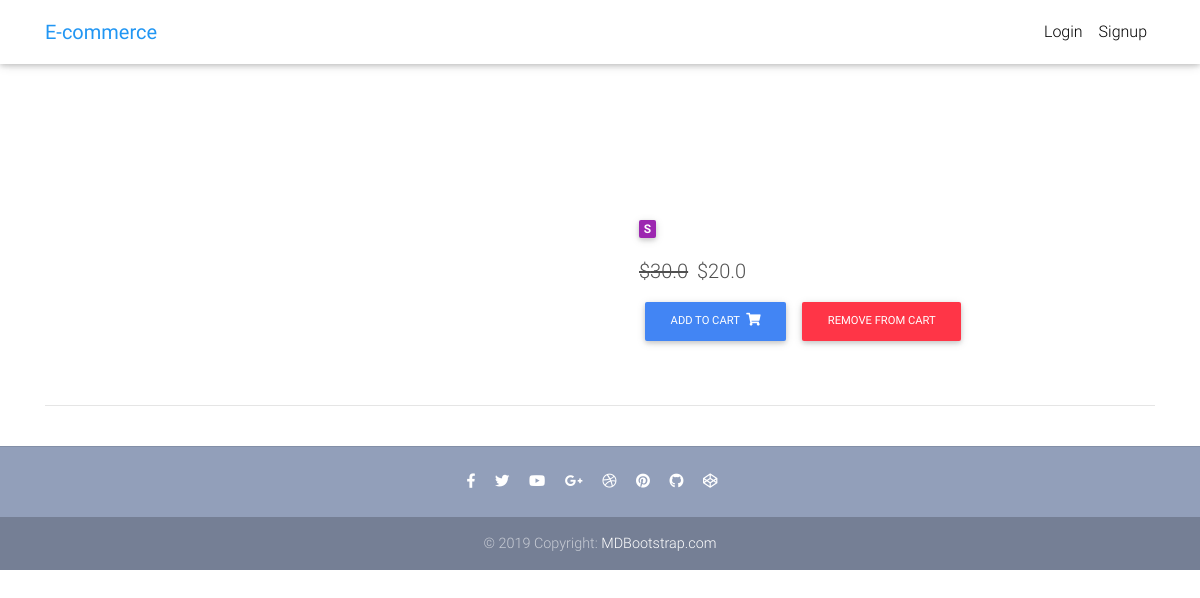
The page /product/shirt/ on the database its author committed.
### core/models.py (models this page shows, shortened)
class Item(models.Model):
    title = models.CharField(max_length=100)
    price = models.FloatField()
    discount_price = models.FloatField(blank=True, null=True)
    category = models.CharField(choices=CATEGORY_CHOICES, max_length=2)
    label = models.CharField(choices=LABEL_CHOICES, max_length=1)
    slug = models.SlugField()
    description = models.TextField()
    def get_add_to_cart_url(self):
        return reverse("core:add-to-cart", kwargs={
            'slug': self.slug
        })
    def get_remove_from_cart_url(self):
        return reverse("core:remove-from-cart", kwargs={
            'slug': self.slug
        })

### core/views.py (the view)
# urls.py: path('product/<slug>/', ItemDetailView.as_view(), name='product'),
class ItemDetailView(DetailView):
    model = Item
    template_name = "product.html"

### templates/product.html (shortened to what this page needs)
{% extends "base.html" %}
{% block content %}
  <main class="mt-5 pt-4">
    <div class="container dark-grey-text mt-5">
      <div class="row wow fadeIn">
        <div class="col-md-6 mb-4">
        </div>
        <div class="col-md-6 mb-4">
          <div class="p-4">
            <div class="mb-3">
              <a href="">
                <span class="badge purple mr-1">{{ object.get_category_display }}</span>
              </a>
            </div>
            <p class="lead">
              {% if object.discount_price %}
              <span class="mr-1">
                <del>${{ object.price }}</del>
              </span>
              <span>${{ object.discount_price }}</span>
              {% else %}
              <span>${{ object.price }}</span>
              {% endif %}
            </p>
            <a href="{{ object.get_add_to_cart_url }}" class="btn btn-primary btn-md my-0 p">
              Add to cart
              <i class="fas fa-shopping-cart ml-1"></i>
            </a>
            <a href="{{ object.get_remove_from_cart_url }}" class="btn btn-danger btn-md my-0 p">
              Remove from cart
            </a>
          </div>
        </div>
      </div>
      <hr>
    </div>
  </main>
{% endblock content %}

### templates/base.html (style rules this page uses)
html, body, header, .carousel { height: 60vh; }

### rows shown on the page
Item: category "S", price "30.0", discount_price "20.0"
